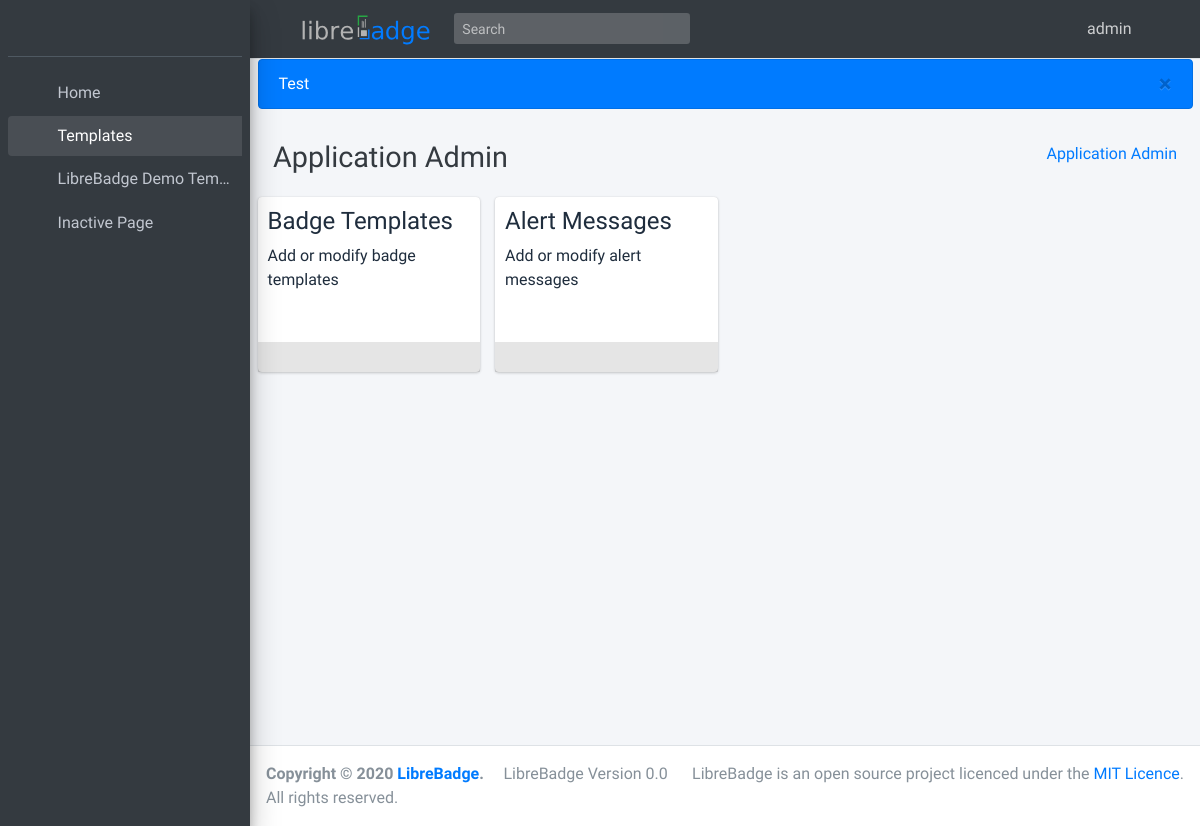
The app's page /applicationadmin/ (signed in), older data.
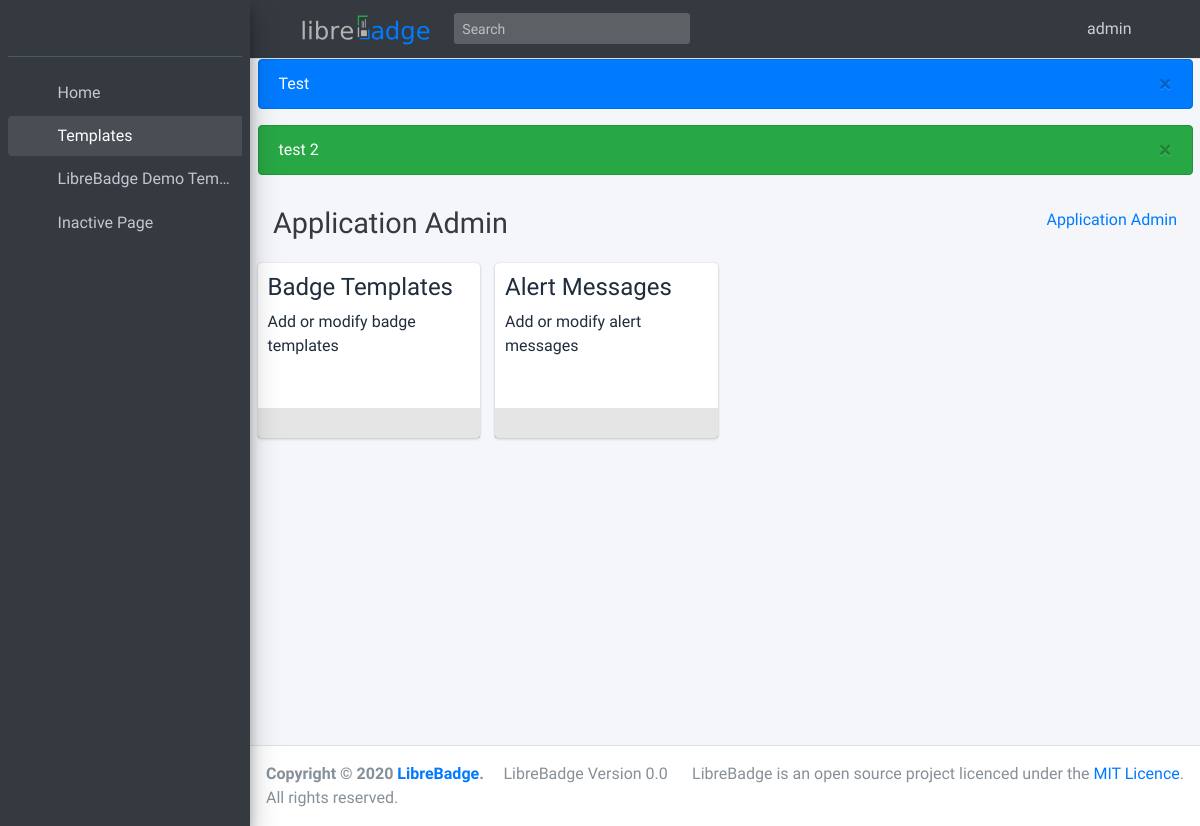
The same page, newer data.
### LibreBadge/models.py (models this page shows, shortened)
class BadgeTemplate(models.Model):
    def upload_file_name(self, filename): #sets upload location
        return f'badgeTemplates/{self.name}/template/{filename}'
    name = models.CharField(max_length=50,unique=True)
    slug = models.SlugField(unique=True)
    template = models.FileField(upload_to=upload_file_name,unique=True)
    configFile = models.FileField(upload_to=upload_file_name,unique=True)

class AlertMessage(models.Model):
    name = models.CharField(max_length=200)
    color = models.CharField(max_length=200, choices=[('success', 'green'), ('primary', 'blue'), ('warning', 'yellow'), ('danger', 'red'),])
    content = models.TextField()
    dismissable = models.BooleanField()

### LibreBadge/views/applicationadmin.py (the view)
# urls.py: url('applicationadmin/$', views.applicationadmin, name='applicationadmin'),
@login_required
def applicationadmin(request):
    return render(request, 'LibreBadge/applicationadmin/home.html',
    context = {"BadgeTemplate":BadgeTemplate.objects.all,"AlertMessage":AlertMessage.objects.all, "AdminItems":AdminItems,})

### LibreBadge/templates/LibreBadge/applicationadmin/home.html
{% extends 'LibreBadge/applicationadmin/applicationadminbase.html' %}
{% block applicationadmincontent %}
<div class="row">
    {% for item in AdminItems %}
    <div class="col-md-3">
        <div class="small-box bg-white">
            <div class="inner">
                <h4>{{item.title}}</h4>
                <p>{{item.description}}</p>
                <br>
            </div>
            <div class="icon">
                <i class="{{item.icon}}"></i>
            </div>
            <a href="{% url item.url %}" class="small-box-footer">
                <i class="fas fa-arrow-circle-right"></i>
            </a>
        </div>
    </div>
    {% endfor %}
</div>
{% endblock %}

### LibreBadge/templates/LibreBadge/components/sidebar.html
<aside class="main-sidebar sidebar-dark-primary elevation-4">
    {% load static %}
    <div class="sidebar">
        <div class="user-panel mt-3 pb-3 mb-3 d-flex">
            <br>
        </div>
        <nav class="mt-2">
            <ul class="nav nav-pills nav-sidebar flex-column" data-widget="treeview" role="menu" data-accordion="false">
                <li class="nav-item">
                    {% url 'LibreBadge:index' as url %}
                    <a href="{{ url }}" class="nav-link {% if request.path == url %}active{% endif %}">
                        <i class="nav-icon fas fa-home"></i>
                        <p>
                            Home
                        </p>
                    </a>
                </li>
                <li class="nav-item has-treeview menu-open">
                    {% url 'LibreBadge:production' slug="" as url %}
                    <a href="#" class="nav-link {% if request.path == url %}active{% endif %}">
                        <i class="nav-icon far fa-id-card"></i>
                        <p>
                            Templates
                            <i class="right fas fa-angle-left"></i>
                        </p>
                    </a>
                    <ul class="nav nav-treeview">
                        {% for BadgeTemplate in BadgeTemplate %}
                        {% url 'LibreBadge:production' slug=BadgeTemplate.slug as url %}
                        <li class="nav-item">
                            <a href="{{ url }}" class="nav-link {% if request.path == url %}active{% endif %} ">
                                <i class="far fa-circle nav-icon"></i>
                                <p>{{BadgeTemplate.name|truncatechars:20}}</p>
                            </a>
                        </li>
                        {% endfor %}
                        <li class="nav-item">
                            <a href="#" class="nav-link">
                                <i class="far fa-circle nav-icon"></i>
                                <p>Inactive Page</p>
                            </a>
                        </li>
                    </ul>
                </li>
            </ul>
        </nav>
    </div>
</aside>

### LibreBadge/templates/LibreBadge/components/alert.html
{% for alert in AlertMessage %}
<div class="alert alert-{{alert.color}}{% if alert.dismissable == True %} alert-dismissable {% endif %} fade show no-print" role="alert">
    {{alert.content}}
    {% if alert.dismissable == True %}
    <button type="button" class="close" data-dismiss="alert" aria-label="Close">
        <span aria-hidden="true">&times;</span>
      </button>
    {% endif %}
  </div>
{% endfor %}

Row changes from the older to the newer data that the page shows:
added AlertMessage: content "test 2"
